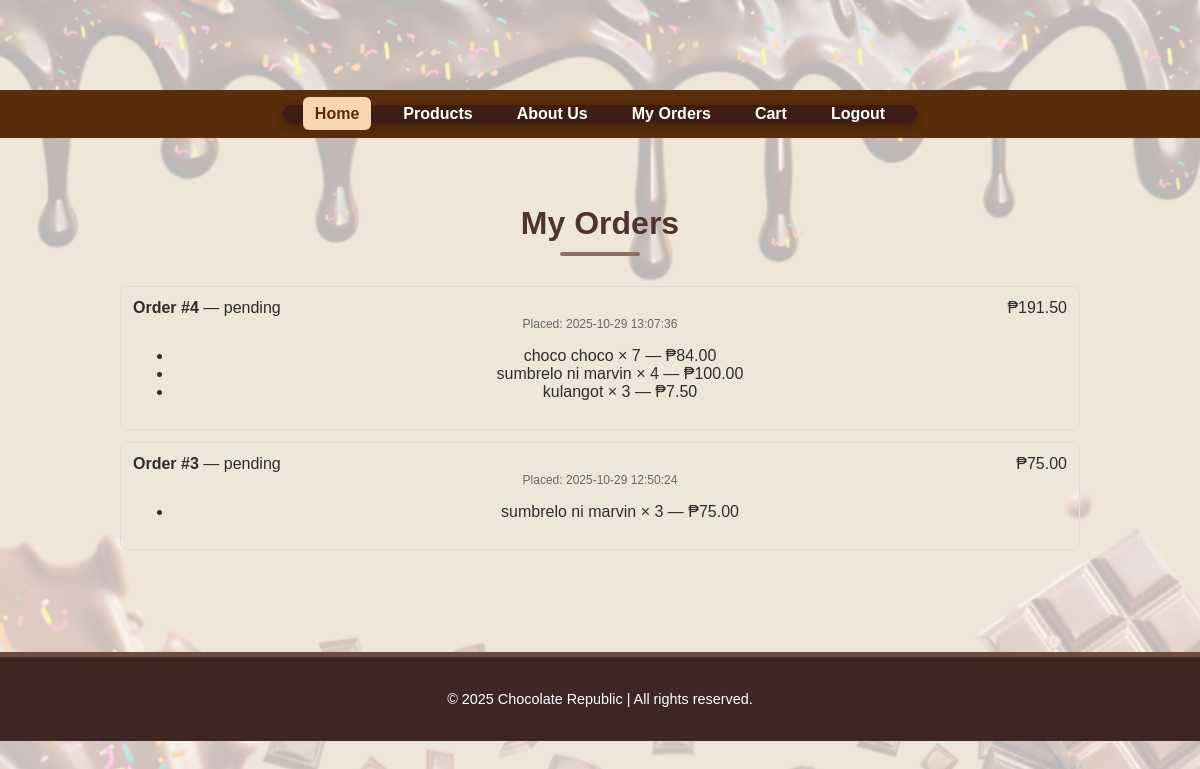
The app's page /orders.php (signed in) with its own data.
### tables this page shows
CREATE TABLE `orders` (
  `id` int(11) NOT NULL,
  `user_id` int(11) NOT NULL,
  `total_amount` decimal(10,2) NOT NULL,
  `status` enum('pending','completed','cancelled') DEFAULT 'pending',
  `payment_method` varchar(50) DEFAULT 'Cash on Delivery',
  `order_date` timestamp NOT NULL DEFAULT current_timestamp()
);

CREATE TABLE `order_items` (
  `id` int(11) NOT NULL,
  `order_id` int(11) NOT NULL,
  `product_id` int(11) NOT NULL,
  `product_name` varchar(100) NOT NULL,
  `quantity` int(11) NOT NULL,
  `price` decimal(10,2) NOT NULL
);

### orders.php (the view, shortened to what this page needs)
<?php
require_once __DIR__ . '/db.php';
$userId = (int)$_SESSION['user_id'];
$orders = [];
$stmt = $conn->prepare('SELECT * FROM orders WHERE user_id = ? ORDER BY order_date DESC');
$stmt->bind_param('i', $userId);
$stmt->execute();
$res = $stmt->get_result();
while ($o = $res->fetch_assoc()) {
    $orders[] = $o;
}
include __DIR__ . '/includes/header.php';
?>
    <section class="products">
      <h2>My Orders</h2>
      <?php if (empty($orders)): ?>
        <p>You have no orders yet.</p>
      <?php else: ?>
        <?php foreach ($orders as $order): ?>
          <div style="border:1px solid #ddd; padding:12px; margin-bottom:12px; border-radius:8px;">
            <div style="display:flex; justify-content:space-between;">
              <div>
                <strong>Order #<?= (int)$order['id'] ?></strong> — <?= htmlspecialchars($order['status']) ?>
              </div>
              <div>
                ₱<?= number_format((float)$order['total_amount'], 2) ?>
              </div>
            </div>
            <div style="font-size:12px; color:#666;">Placed: <?= htmlspecialchars($order['order_date']) ?></div>
            <?php
              $oi = $conn->prepare('SELECT product_name, quantity, price FROM order_items WHERE order_id = ?');
              $oid = (int)$order['id'];
              $oi->bind_param('i', $oid);
              $oi->execute();
              $items = $oi->get_result();
            ?>
            <ul>
              <?php while ($it = $items->fetch_assoc()): ?>
                <li><?= htmlspecialchars($it['product_name']) ?> × <?= (int)$it['quantity'] ?> — ₱<?= number_format((float)$it['price'] * (int)$it['quantity'], 2) ?></li>
              <?php endwhile; ?>
            </ul>
          </div>
        <?php endforeach; ?>
      <?php endif; ?>
    </section>
<?php include __DIR__ . '/includes/footer.php'; ?>

### index.css (style rules this page uses)
body::before { content: ""; position: fixed; top: 0; left: 0; width: 100%; height: 100%; background: url("images/0.png") no-repeat center center fixed; background-size: cover; opacity: 0.25; z-index: -1; }
body { margin: 0; font-family: "Poppins", sans-serif; background: #faf7f5; color: #2d2d2d; padding-top: 90px; }
.products { padding: 40px 10%; text-align: center; background: transparent; }
.products h2 { font-size: 2rem; color: #4e342e; margin-bottom: 30px; position: relative; }
.products h2::after { content: ''; display: block; width: 80px; height: 4px; background-color: #8d6e63; margin: 10px auto; border-radius: 10px; }

### records on screen
orders: id "4", status "pending", total_amount "191.50", order_date "2025-10-29 13:07:36"
order_items: product_name "choco choco", quantity "7", (float)$it['price'] * (int)$it['quantity'] "84.00"
order_items: product_name "sumbrelo ni marvin", quantity "4", (float)$it['price'] * (int)$it['quantity'] "100.00"
order_items: product_name "kulangot", quantity "3", (float)$it['price'] * (int)$it['quantity'] "7.50"
orders: id "3", status "pending", total_amount "75.00", order_date "2025-10-29 12:50:24"
order_items: product_name "sumbrelo ni marvin", quantity "3", (float)$it['price'] * (int)$it['quantity'] "75.00"
